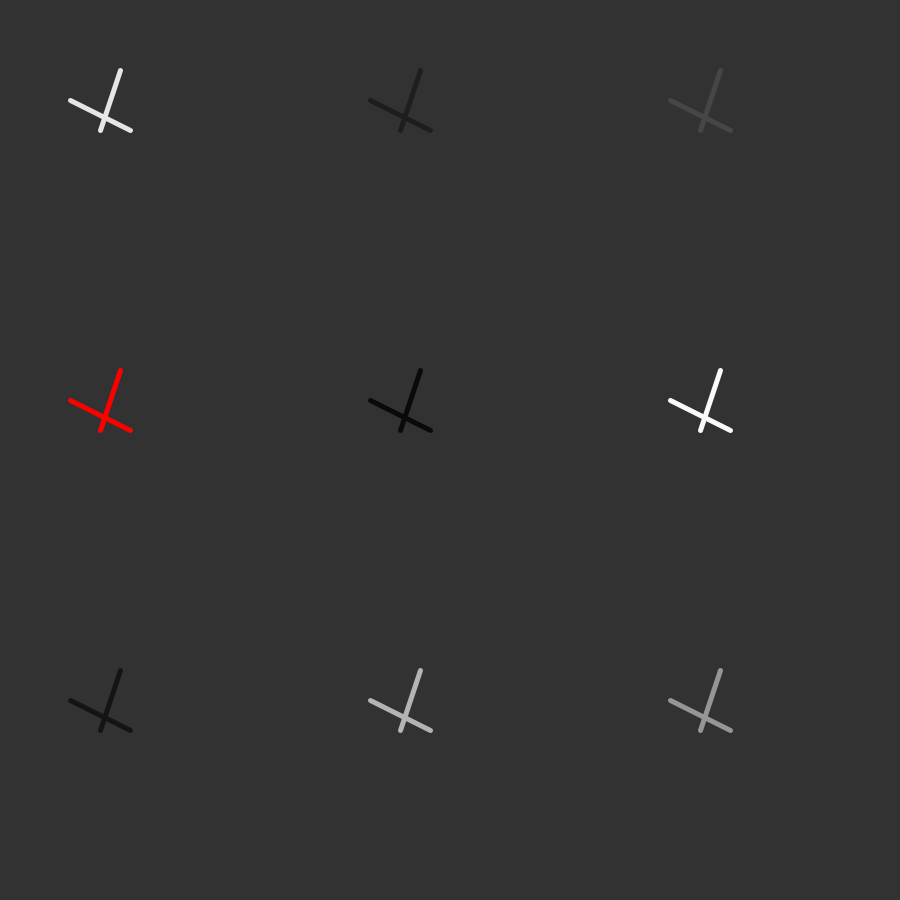
Frame 1 (no input)
Frame 60 (the mouse pressed at the canvas centre just before this capture): identical to frame 1, image omitted
Frame 120 (the mouse held since frame 60 and released just before this capture): identical to frame 1, image omitted

The Processing sketch that drew this single still picture (run headless with seeded random() and noise(); from frame 60 on, the mouse is pressed at the canvas centre):

// Processing sketch: processing_15202
// ── processing_15202.pde

// WEEK 7 - November 9th. 2010.
//Abstraction: Modularity in code - easier to maintain and read
 

//void setup()
//{
//  // Pass integer to function below
//   rollDice(1,100);
//   println("Finished"); 
//}
//
//
//// Specify the variable to expect
//void rollDice(int num1,int num2)
//{
//   int dice1 = int(random(num1,num2));
//    println ("Rolled " + dice1);
//   
//}

color red = color(255,0,0);
color green = color(0,255,0);
color blue = color(0,0,255);

void setup() {
 size (900,900);
  smooth();
 
}

void draw() {

  background(50);
 //Declare the parameters
   drawIt(100,100,230); 
   drawIt(400,100,30); 
   drawIt(700,100,70); 
   
    drawIt(100,400,red); 
   drawIt(400,400,10); 
   drawIt(700,400,250); 
   
    drawIt(100,700,20); 
   drawIt(400,700,180); 
   drawIt(700,700,150); 
 
}

void drawIt(int x, int y, int s) {   
   stroke(s);
   strokeWeight(5);
   strokeCap(ROUND);
   line(x-30,y,   x+30,y+30);
   line(x,y+30,   x+20,y-30);
   
}
